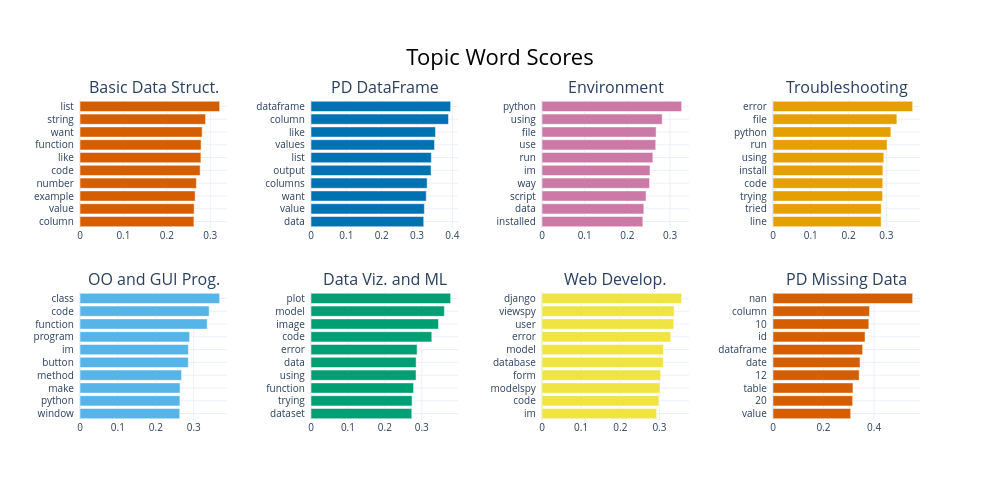

Here is the notebook cell this chart was saved with:
### Code cell
fig1 = topic_model.visualize_barchart(top_n_topics=n_clusters, n_words=10, custom_labels=custom_labels)
fig1.update_layout(font=dict(size=10))
fn = f'figures/topics/python_tbl.pdf'
fig1.write_image(fn)
fig1.show()

### Figure 1 — Plotly figure (JSON) as saved in the notebook; plotly's stock layout.template omitted (floating-point values rounded to 4 significant figures)
{"data": [{"marker": {"color": "#D55E00"}, "orientation": "h", "type": "bar", "x": [0.2623, 0.2628, 0.2651, 0.2681, 0.2767, 0.2784, 0.2788, 0.2813, 0.2891, 0.3215], "xaxis": "x", "y": ["column  ", "value  ", "example  ", "number  ", "code  ", "like  ", "function  ", "want  ", "string  ", "list  "], "yaxis": "y"}, {"marker": {"color": "#0072B2"}, "orientation": "h", "type": "bar", "x": [0.319, 0.3208, 0.3261, 0.3286, 0.3397, 0.3406, 0.3496, 0.3522, 0.3891, 0.3952], "xaxis": "x2", "y": ["data  ", "value  ", "want  ", "columns  ", "output  ", "list  ", "values  ", "like  ", "column  ", "dataframe  "], "yaxis": "y2"}, {"marker": {"color": "#CC79A7"}, "orientation": "h", "type": "bar", "x": [0.2362, 0.2386, 0.2438, 0.252, 0.253, 0.2597, 0.2664, 0.2673, 0.2816, 0.3272], "xaxis": "x3", "y": ["installed  ", "data  ", "script  ", "way  ", "im  ", "run  ", "use  ", "file  ", "using  ", "python  "], "yaxis": "y3"}, {"marker": {"color": "#E69F00"}, "orientation": "h", "type": "bar", "x": [0.2862, 0.2865, 0.2899, 0.2906, 0.2908, 0.2933, 0.3019, 0.312, 0.3278, 0.3696], "xaxis": "x4", "y": ["line  ", "tried  ", "trying  ", "code  ", "install  ", "using  ", "run  ", "python  ", "file  ", "error  "], "yaxis": "y4"}, {"marker": {"color": "#56B4E9"}, "orientation": "h", "type": "bar", "x": [0.2631, 0.2636, 0.2638, 0.2678, 0.2856, 0.2858, 0.2891, 0.3355, 0.3406, 0.3683], "xaxis": "x5", "y": ["window  ", "python  ", "make  ", "method  ", "button  ", "im  ", "program  ", "function  ", "code  ", "class  "], "yaxis": "y5"}, {"marker": {"color": "#009E73"}, "orientation": "h", "type": "bar", "x": [0.2729, 0.2736, 0.2778, 0.2844, 0.2846, 0.2873, 0.3271, 0.3451, 0.3612, 0.3781], "xaxis": "x6", "y": ["dataset  ", "trying  ", "function  ", "using  ", "data  ", "error  ", "code  ", "image  ", "model  ", "plot  "], "yaxis": "y6"}, {"marker": {"color": "#F0E442"}, "orientation": "h", "type": "bar", "x": [0.2929, 0.2986, 0.3014, 0.303, 0.3098, 0.3103, 0.3286, 0.3366, 0.3375, 0.3567], "xaxis": "x7", "y": ["im  ", "code  ", "modelspy  ", "form  ", "database  ", "model  ", "error  ", "user  ", "viewspy  ", "django  "], "yaxis": "y7"}, {"marker": {"color": "#D55E00"}, "orientation": "h", "type": "bar", "x": [0.3075, 0.3154, 0.3165, 0.3411, 0.3445, 0.3548, 0.3643, 0.3793, 0.3822, 0.5528], "xaxis": "x8", "y": ["value  ", "20  ", "table  ", "12  ", "date  ", "dataframe  ", "id  ", "10  ", "column  ", "nan  "], "yaxis": "y8"}], "layout": {"annotations": [{"font": {"size": 16}, "showarrow": false, "text": "Basic Data Struct.", "x": 0.0875, "xanchor": "center", "xref": "paper", "y": 1, "yanchor": "bottom", "yref": "paper"}, {"font": {"size": 16}, "showarrow": false, "text": "PD DataFrame", "x": 0.3625, "xanchor": "center", "xref": "paper", "y": 1, "yanchor": "bottom", "yref": "paper"}, {"font": {"size": 16}, "showarrow": false, "text": "Environment", "x": 0.6375, "xanchor": "center", "xref": "paper", "y": 1, "yanchor": "bottom", "yref": "paper"}, {"font": {"size": 16}, "showarrow": false, "text": "Troubleshooting", "x": 0.9125, "xanchor": "center", "xref": "paper", "y": 1, "yanchor": "bottom", "yref": "paper"}, {"font": {"size": 16}, "showarrow": false, "text": "OO and GUI Prog.", "x": 0.0875, "xanchor": "center", "xref": "paper", "y": 0.4, "yanchor": "bottom", "yref": "paper"}, {"font": {"size": 16}, "showarrow": false, "text": "Data Viz. and ML", "x": 0.3625, "xanchor": "center", "xref": "paper", "y": 0.4, "yanchor": "bottom", "yref": "paper"}, {"font": {"size": 16}, "showarrow": false, "text": "Web Develop.", "x": 0.6375, "xanchor": "center", "xref": "paper", "y": 0.4, "yanchor": "bottom", "yref": "paper"}, {"font": {"size": 16}, "showarrow": false, "text": "PD Missing Data", "x": 0.9125, "xanchor": "center", "xref": "paper", "y": 0.4, "yanchor": "bottom", "yref": "paper"}], "font": {"size": 10}, "height": 500, "hoverlabel": {"bgcolor": "white", "font": {"family": "Rockwell", "size": 16}}, "showlegend": false, "title": {"font": {"color": "Black", "size": 22}, "text": "Topic Word Scores", "x": 0.5, "xanchor": "center", "yanchor": "top"}, "width": 1000, "xaxis": {"anchor": "y", "domain": [0, 0.175], "showgrid": true}, "xaxis2": {"anchor": "y2", "domain": [0.275, 0.45], "showgrid": true}, "xaxis3": {"anchor": "y3", "domain": [0.55, 0.725], "showgrid": true}, "xaxis4": {"anchor": "y4", "domain": [0.825, 1], "showgrid": true}, "xaxis5": {"anchor": "y5", "domain": [0, 0.175], "showgrid": true}, "xaxis6": {"anchor": "y6", "domain": [0.275, 0.45], "showgrid": true}, "xaxis7": {"anchor": "y7", "domain": [0.55, 0.725], "showgrid": true}, "xaxis8": {"anchor": "y8", "domain": [0.825, 1], "showgrid": true}, "yaxis": {"anchor": "x", "domain": [0.6, 1], "showgrid": true}, "yaxis2": {"anchor": "x2", "domain": [0.6, 1], "showgrid": true}, "yaxis3": {"anchor": "x3", "domain": [0.6, 1], "showgrid": true}, "yaxis4": {"anchor": "x4", "domain": [0.6, 1], "showgrid": true}, "yaxis5": {"anchor": "x5", "domain": [0, 0.4], "showgrid": true}, "yaxis6": {"anchor": "x6", "domain": [0, 0.4], "showgrid": true}, "yaxis7": {"anchor": "x7", "domain": [0, 0.4], "showgrid": true}, "yaxis8": {"anchor": "x8", "domain": [0, 0.4], "showgrid": true}}}
